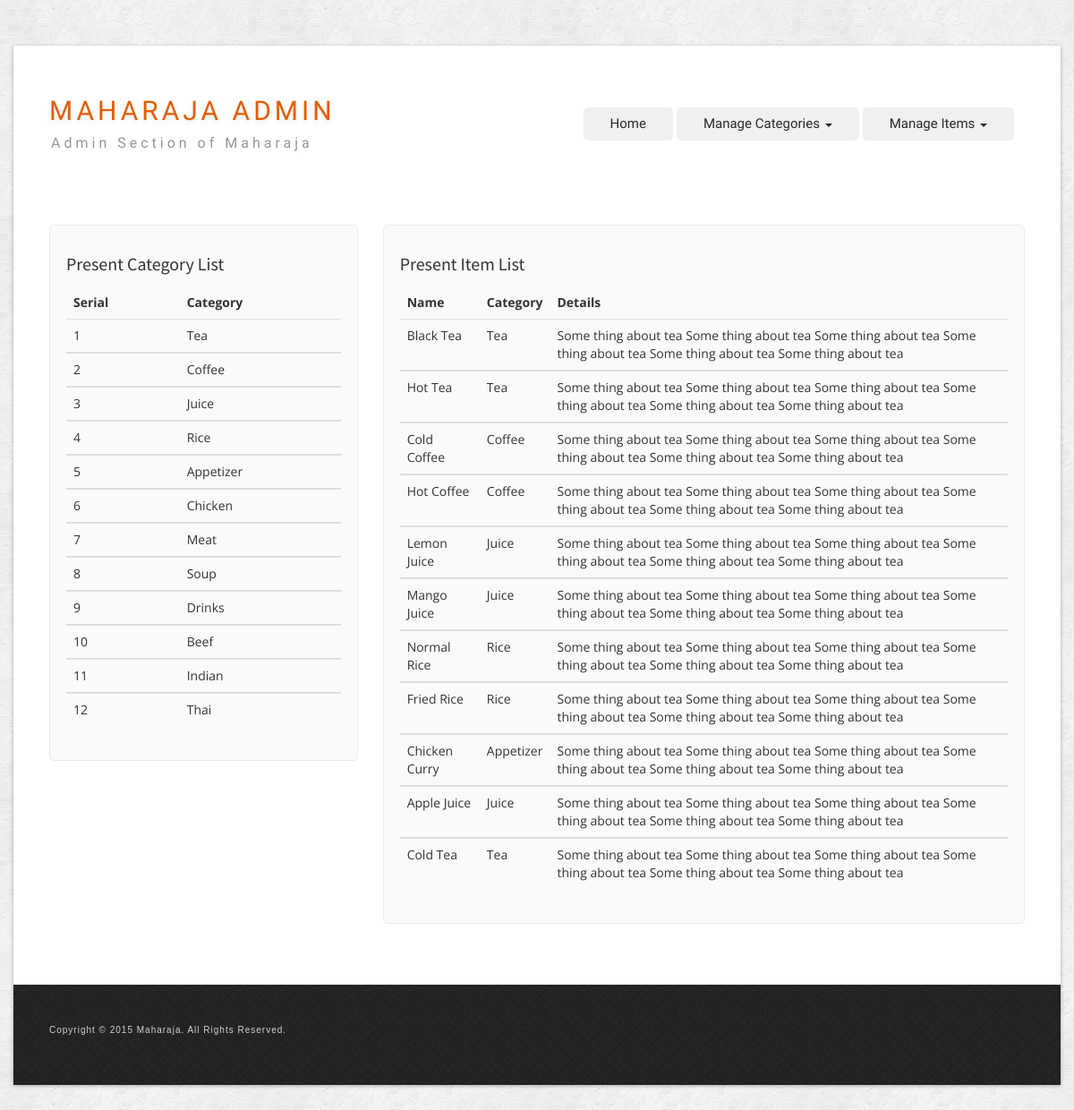
The app's page /admin/index.php with its own data.
### tables this page shows
CREATE TABLE IF NOT EXISTS `category` (
  `id` int(11) NOT NULL AUTO_INCREMENT,
  `category_name` varchar(255) NOT NULL,
  `images_path` varchar(200) NOT NULL,
  `submission_date` date DEFAULT NULL,
  `serial` int(255) NOT NULL,
  PRIMARY KEY (`id`)
);

CREATE TABLE IF NOT EXISTS `manu_item` (
  `item_id` int(11) NOT NULL AUTO_INCREMENT,
  `item_name` varchar(255) NOT NULL,
  `item_details` varchar(255) NOT NULL,
  `category_name` varchar(255) NOT NULL,
  PRIMARY KEY (`item_id`)
);

### admin/index.php (the view, shortened to what this page needs)
<!DOCTYPE HTML>
<html>
<head>
    <link href="scripts/bootstrap/css/bootstrap.min.css" rel="stylesheet">
    <link href="scripts/bootstrap/css/bootstrap-responsive.min.css" rel="stylesheet">
    <link href="scripts/icons/general/stylesheets/general_foundicons.css" media="screen" rel="stylesheet" type="text/css" />
    <link href="scripts/icons/social/stylesheets/social_foundicons.css" media="screen" rel="stylesheet" type="text/css" />
    <link rel="stylesheet" href="scripts/fontawesome/css/font-awesome.min.css">
    <link href="scripts/wookmark/css/style.css" rel="stylesheet" type="text/css" />	<link href="scripts/yoxview/yoxview.css" rel="stylesheet" type="text/css" />
    <link href="styles/custom.css" rel="stylesheet" type="text/css" />
</head>
<body id="pageBody">
<div id="divBoxed" class="container">
    <div class="divPanel notop nobottom">
            <div class="row-fluid">
                <div class="span12">
                    <div id="divLogo" class="pull-left">
                        <a href="index.php" id="divSiteTitle">Maharaja Admin</a><br />
                        <a href="index.php" id="divTagLine">Admin Section of Maharaja</a>
                    </div>
                    <div id="divMenuRight" class="pull-right">
                    <div class="navbar">
                            <div class="nav-collapse collapse">
                            <ul class="nav nav-pills ddmenu">
                            <li><a href="index.php">Home</a></li>
							<li class="dropdown">
                            <a href="#" class="dropdown-toggle">Manage Categories <b class="caret"></b></a>
                            </li>
							<li class="dropdown">
                            <a href="#" class="dropdown-toggle">Manage Items <b class="caret"></b></a>
                            </li>
                            </ul>
                            </div>
                        </div>
                    </div>
                </div>
            </div>
            <div class="row-fluid">
                <div class="span12">
                </div>
            </div>
    </div>
    <div class="contentArea">
        <div class="divPanel notop page-content">
            <div class="row-fluid">
                <div class="span4 sidebar">
                    <div class="sidebox">
                        <h3 class="sidebox-title">Present Category List</h3>
						<table class="table">
								<thead>
									<tr>
										<th>Serial</th>
										<th>Category</th>
									</tr>
								</thead>
								<?php
											require_once('dbconnect.php');
											$sql_category = "SELECT * FROM category ORDER by serial";
											$result_category = mysqli_query($con, $sql_category);
											while ($row = $result_category ->fetch_assoc())
												{
													echo"<tbody>";
														echo"<tr>";
														echo"<td>";
														echo $row['serial'];
														echo"</td>";
														echo"<td>";
														echo $row['category_name'] ;
														echo"</td>";
														echo"</tr>";
													echo"</tbody>";
												}
										?>
						</table>
                    </div>
                </div>
                <div class="span8 sidebar">
                    <div class="sidebox">
                        <h3 class="sidebox-title">Present Item List</h3>
						<table class="table">
								<thead>
									<tr>
										<th>Name</th>
										<th>Category</th>
										<th>Details</th>
									</tr>
								</thead>
								<?php
											require_once('dbconnect.php');
											$sql_category = "SELECT * FROM manu_item";
											$result_category = mysqli_query($con, $sql_category);
											while ($row = $result_category ->fetch_assoc())
												{
													echo"<tbody>";
														echo"<tr>";
														echo"<td>";
														echo $row['item_name'];
														echo"</td>";
														echo"<td>";
														echo $row['category_name'] ;
														echo"</td>";
														echo"<td>";
														echo $row['item_details'];
														echo"</td>";
														echo"</tr>";
													echo"</tbody>";
												}
										?>
						</table>
                    </div>
                </div>
            </div>
        </div>
    </div>
    <div id="divFooter" class="footerArea">
        <div class="divPanel">
            <div class="row-fluid">
                <div class="span12">
                    <p class="copyright">
                        Copyright © 2015 Maharaja. All Rights Reserved.
                    </p>
                </div>
            </div>
        </div>
    </div>
</div>
<br /><br /><br />
</body>
</html>

### admin/styles/custom.css (style rules this page uses)
#divSiteTitle { text-decoration:none; }
#divTagLine { text-decoration:none; }
h3, h4, h5, h6 { line-height:1.5 !important }
.copyright { font-size:smaller;letter-spacing:1px; }
#divBoxed { position:relative }
.divPanel.notop { padding-top:0px }
.divPanel.nobottom { padding-bottom:0px }
.navbar .nav-pills > li > a { text-shadow:none;font-weight:normal; }
body { background-image: url(scribble_light.png); background-position: inherit inherit; background-repeat: repeat repeat; }
#divBoxed { margin-top: 51px; ;;; }
#divLogo { margin-top: 48px; margin-bottom: 0px; text-align: left; }
#divSiteTitle { font-family: Syncopate; font-size: 30px; line-height: 49px; color: rgb(224, 95, 3); text-shadow: rgba(0, 0, 0, 0.0980392) 0px 3px 5px, rgba(255, 255, 255, 0.298039) 0px -5px 35px; letter-spacing: 4px; font-weight: normal; font-style: normal; text-transform: uppercase; }
#divTagLine { color: rgb(150, 150, 150); line-height: 24px; text-transform: none; letter-spacing: 4px; font-size: 16px; padding-left: 2px; padding-right: 2px; background-color: transparent; text-shadow: none; font-family: Abel; font-weight: normal; font-style: normal; text-decoration: initial; }
.page-content { line-height: 22px; font-family: 'Open Sans', sans-serif; }
.sidebox { background-color: rgb(250, 250, 250); -webkit-box-shadow: none; box-shadow: none; padding: 18px; margin-top: 26px; border: 1px solid rgb(235, 235, 235); border-top-left-radius: 5px; border-top-right-radius: 5px; border-bottom-right-radius: 5px; border-bottom-left-radius: 5px; font-family: 'Open Sans', sans-serif; line-height: 24px; color: rgb(51, 51, 51); }
.sidebar { padding-top: 23px; }
.sidebox-title { font-weight: normal; font-style: normal; font-size: 20px; letter-spacing: 0px; line-height: 40px; font-family: 'Source Sans Pro', sans-serif; color: rgb(51, 51, 51); }
#divFooter { border-bottom-left-radius: 0px; border-bottom-right-radius: 0px; background-color: rgb(122, 12, 12); color: rgb(211, 211, 211); font-family: Actor, sans-serif; text-transform: none; font-size: 12px; letter-spacing: 0px; line-height: 22px; background-image: url(tactile_noise.png); background-repeat: repeat repeat; }
.divPanel { padding: 40px;;;; }
h3,.page-content h3 a { font-weight: normal; font-style: normal; font-family: 'Source Sans Pro', sans-serif; font-size: 28px; line-height: 50px; }
.nav .dropdown-toggle .caret { border-top-color:rgb(0, 0, 0);border-bottom-color:rgb(0, 0, 0); }
.navbar .nav-pills > li > a { margin-left:2px;margin-right:2px;padding:10px 30px;border-radius:5px;color:rgb(41, 41, 41);background-color:rgb(240, 240, 240) }
.navbar .ddmenu { margin-top:67px;margin-bottom:0px }
.navbar .nav-pills li.dropdown > .dropdown-toggle .caret, .navbar .nav-pills li.dropdown.open > .dropdown-toggle .caret, .navbar .nav-pills li.dropdown.active > .dropdown-toggle .caret, .navbar .nav-pills li.dropdown.open.active > .dropdown-toggle .caret { border-top-color:rgb(41, 41, 41);border-bottom-color:rgb(41, 41, 41); }
.ddmenu.nav-pills li a { font-family: 'Pontano Sans'; font-size: 15px; line-height: 17px; }

### records on screen
category: serial "1", category_name "Tea"
category: serial "2", category_name "Coffee"
category: serial "3", category_name "Juice"
category: serial "4", category_name "Rice"
category: serial "5", category_name "Appetizer"
category: serial "6", category_name "Chicken"
category: serial "7", category_name "Meat"
category: serial "8", category_name "Soup"
category: serial "9", category_name "Drinks"
category: serial "10", category_name "Beef"
category: serial "11", category_name "Indian"
category: serial "12", category_name "Thai"
manu_item: item_name "Black Tea", category_name "Tea", item_details "Some thing about tea Some thing about tea Some thing about tea Some thing about tea Some thing about tea Some thing about tea"
manu_item: item_name "Hot Tea", category_name "Tea", item_details "Some thing about tea Some thing about tea Some thing about tea Some thing about tea Some thing about tea Some thing about tea"
manu_item: item_name "Cold Coffee", category_name "Coffee", item_details "Some thing about tea Some thing about tea Some thing about tea Some thing about tea Some thing about tea Some thing about tea"
manu_item: item_name "Hot Coffee", category_name "Coffee", item_details "Some thing about tea Some thing about tea Some thing about tea Some thing about tea Some thing about tea Some thing about tea"
manu_item: item_name "Lemon Juice", category_name "Juice", item_details "Some thing about tea Some thing about tea Some thing about tea Some thing about tea Some thing about tea Some thing about tea"
manu_item: item_name "Mango Juice", category_name "Juice", item_details "Some thing about tea Some thing about tea Some thing about tea Some thing about tea Some thing about tea Some thing about tea"
manu_item: item_name "Normal Rice", category_name "Rice", item_details "Some thing about tea Some thing about tea Some thing about tea Some thing about tea Some thing about tea Some thing about tea"
manu_item: item_name "Fried Rice", category_name "Rice", item_details "Some thing about tea Some thing about tea Some thing about tea Some thing about tea Some thing about tea Some thing about tea"
manu_item: item_name "Chicken Curry", category_name "Appetizer", item_details "Some thing about tea Some thing about tea Some thing about tea Some thing about tea Some thing about tea Some thing about tea"
manu_item: item_name "Apple Juice", category_name "Juice", item_details "Some thing about tea Some thing about tea Some thing about tea Some thing about tea Some thing about tea Some thing about tea"
manu_item: item_name "Cold Tea", category_name "Tea", item_details "Some thing about tea Some thing about tea Some thing about tea Some thing about tea Some thing about tea Some thing about tea"
